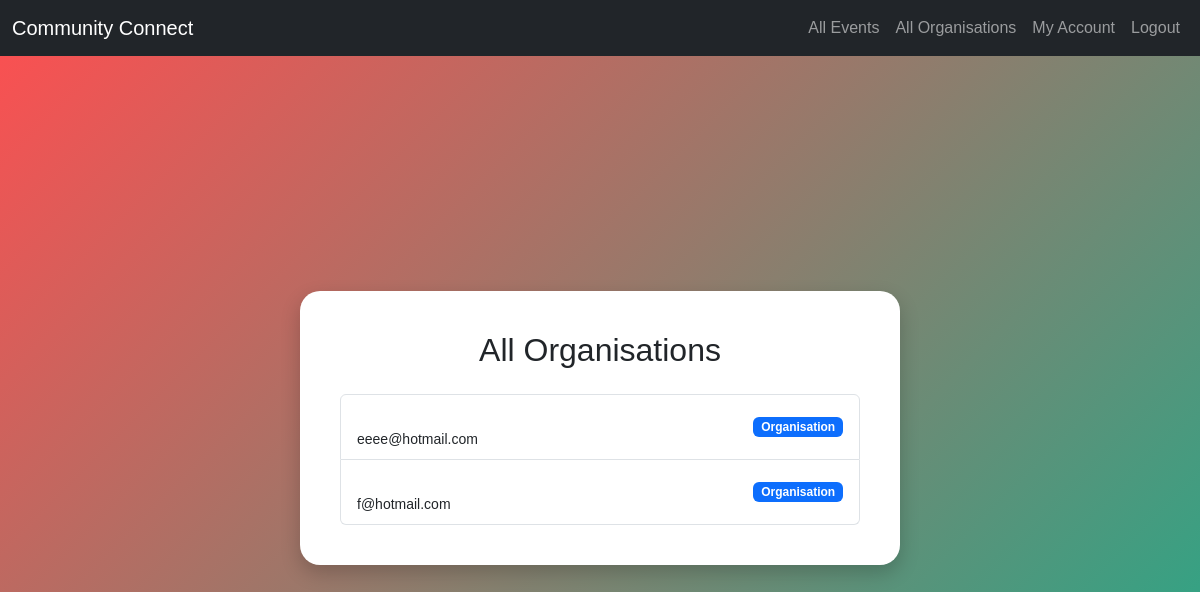
Before: /organisations (signed in) with the older database file.
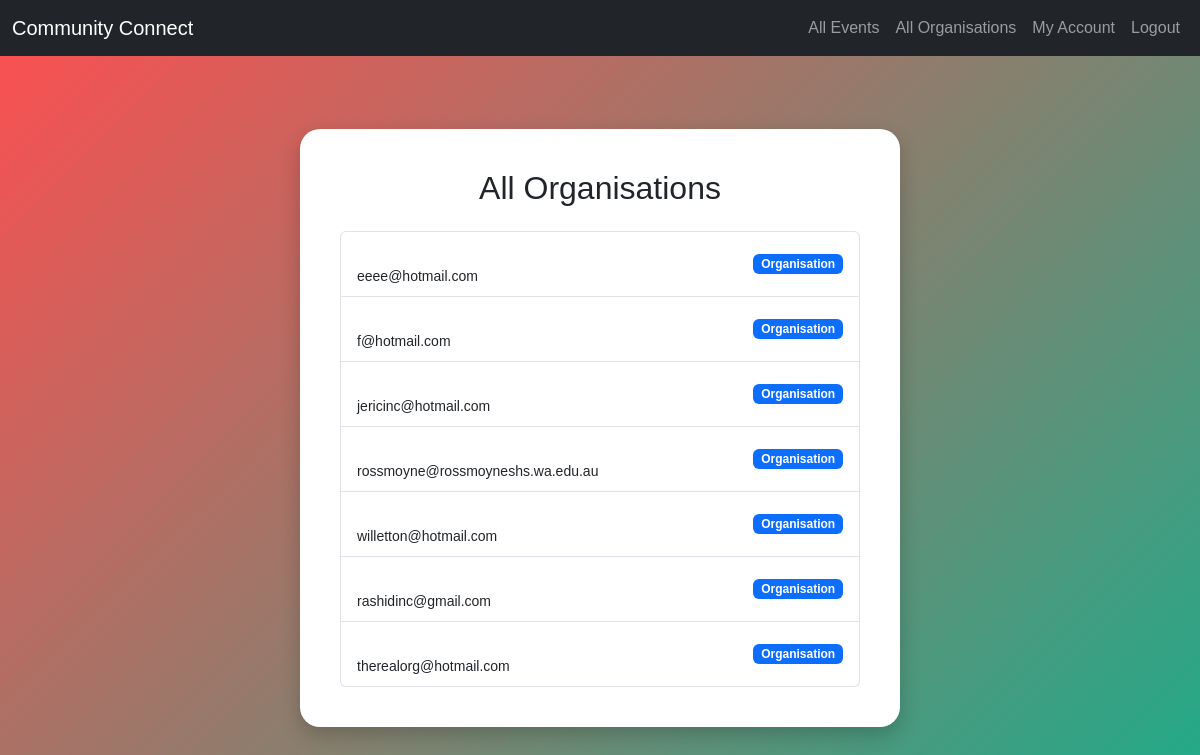
After: the same page with the newer database file.
### tables this page shows
CREATE TABLE user (
            user_id INTEGER PRIMARY KEY AUTOINCREMENT,
            email TEXT NOT NULL UNIQUE,
            password_hash TEXT NOT NULL,
            phone_number TEXT,
            role TEXT NOT NULL,
            created_at TIMESTAMP DEFAULT CURRENT_TIMESTAMP
        );

### app.py (the view)
@app.route("/organisations")
def all_organisations():
    if session.get("role") != "volunteer":
        flash("Access denied.")
        return redirect(url_for("index")) # If not, can't access, so redirect back to home page
    with get_db() as conn:
        organisations = conn.execute("SELECT * FROM user WHERE role='organisation'").fetchall()
    return render_template("organisations.html", organisations=organisations) # Render the organisations webpage

### models.py (called while the page is built)
def get_db():
    conn = sqlite3.connect(db_path) # Create connection between database and flask
    conn.row_factory = sqlite3.Row # Allows fetching rows as dictionaries
    return conn

### templates/organisations.html (shortened to what this page needs)
{% extends "layout.html" %}
{% block content %}
<div class="bubble-container">
    <div class="bubble">
        <h2 class="text-center mb-4">All Organisations</h2>
        <ul class="list-group">
            {% for o in organisations %}
                <li class="list-group-item d-flex justify-content-between align-items-center">
                    <div>
                        <br><small>{{ o.email }}</small>
                    </div>
                    <span class="badge bg-primary">{{ o.role|capitalize }}</span>
                </li>
            {% endfor %}
        </ul>
    </div>
</div>
{% endblock %}

Changed rows visible on the page:
added user: email "jericinc@hotmail.com", role "Organisation"
added user: email "rossmoyne@rossmoyneshs.wa.edu.au", role "Organisation"
added user: email "willetton@hotmail.com", role "Organisation"
added user: email "rashidinc@gmail.com", role "Organisation"
added user: email "therealorg@hotmail.com", role "Organisation"
